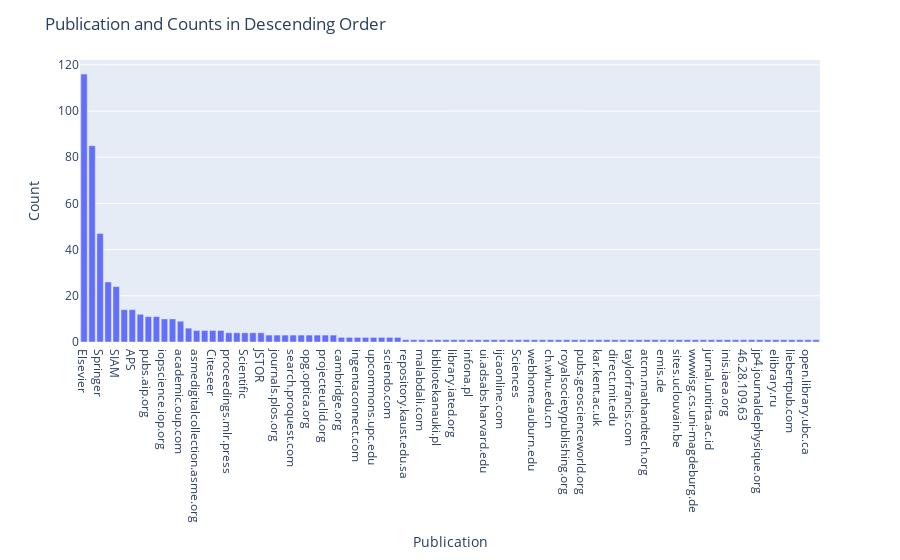

The code cell stored with this chart in its notebook:
### Code cell
# Create a bar chart using Plotly
fig = px.bar(x=publication_counts.index, y=publication_counts.values, labels={'x': 'Publication', 'y': 'Count'})
fig.update_layout(title='Publication and Counts in Descending Order', xaxis_title='Publication', yaxis_title='Count')
fig.show()

### Figure 1 — Plotly figure (JSON) as saved in the notebook; plotly's stock layout.template omitted (floating-point values rounded to 4 significant figures)
{"data": [{"alignmentgroup": "True", "hovertemplate": "Publication=%{x}<br>Count=%{y}<extra></extra>", "legendgroup": "", "marker": {"color": "#636efa", "pattern": {"shape": ""}}, "name": "", "offsetgroup": "", "orientation": "v", "showlegend": false, "textposition": "auto", "type": "bar", "x": ["Elsevier", "ieeexplore.ieee.org", "Springer", "Library", "SIAM", "arc.aiaa.org", "APS", "Francis", "pubs.aip.org", "arxiv.org", "iopscience.iop.org", "researchgate.net", "academic.oup.com", "books.google.com", "asmedigitalcollection.asme.org", "Publications", "Citeseer", "spiedigitallibrary.org", "proceedings.mlr.press", "core.ac.uk", "Scientific", "journals.sagepub.com", "JSTOR", "academia.edu", "journals.plos.org", "mdpi.com", "search.proquest.com", "ams.org", "opg.optica.org", "proceedings.neurips.cc", "projecteuclid.org", "journals.ametsoc.org", "cambridge.org", "ncbi.nlm.nih.gov", "ingentaconnect.com", "nature.com", "upcommons.upc.edu", "dl.acm.org", "sciendo.com", "library.seg.org", "repository.kaust.edu.sa", "jmlr.org", "malabdali.com", "hindawi.com", "bibliotekanauki.pl", "dml.mathdoc.fr", "library.iated.org", "repository.uwc.ac.za", "infona.pl", "dialnet.unirioja.es", "ui.adsabs.harvard.edu", "pastel.hal.science", "ijcaonline.com", "degruyter.com", "Sciences", "math.princeton.edu", "webhome.auburn.edu", "papers.ssrn.com", "ch.whu.edu.cn", "math.upenn.edu", "royalsocietypublishing.org", "anale-informatica.tibiscus.ro", "pubs.geoscienceworld.org", "matf.bg.ac.rs", "kar.kent.ac.uk", "hal.science", "direct.mit.edu", "diva-portal.org", "taylorfrancis.com", "content.iospress.com", "atcm.mathandtech.org", "emerald.com", "emis.de", "ojs.aaai.org", "sites.uclouvain.be", "doiserbia.nb.rs", "wwwisg.cs.uni-magdeburg.de", "kleine.mat.uniroma3.it", "jurnal.untirta.ac.id", "jkps.or.kr", "inis.iaea.org", "grafar.grf.bg.ac.rs", "46.28.109.63", "etd.uwc.ac.za", "jp4.journaldephysique.org", "IET", "elibrary.ru", "ascelibrary.org", "liebertpub.com", "research.tue.nl", "open.library.ubc.ca", "researchexchange.iaao.org"], "xaxis": "x", "y": [116, 85, 47, 26, 24, 14, 14, 12, 11, 11, 10, 10, 9, 6, 5, 5, 5, 5, 4, 4, 4, 4, 4, 3, 3, 3, 3, 3, 3, 3, 3, 3, 2, 2, 2, 2, 2, 2, 2, 2, 1, 1, 1, 1, 1, 1, 1, 1, 1, 1, 1, 1, 1, 1, 1, 1, 1, 1, 1, 1, 1, 1, 1, 1, 1, 1, 1, 1, 1, 1, 1, 1, 1, 1, 1, 1, 1, 1, 1, 1, 1, 1, 1, 1, 1, 1, 1, 1, 1, 1, 1, 1], "yaxis": "y"}], "layout": {"barmode": "relative", "legend": {"tracegroupgap": 0}, "margin": {"t": 60}, "title": {"text": "Publication and Counts in Descending Order"}, "xaxis": {"anchor": "y", "domain": [0, 1], "title": {"text": "Publication"}}, "yaxis": {"anchor": "x", "domain": [0, 1], "title": {"text": "Count"}}}}
